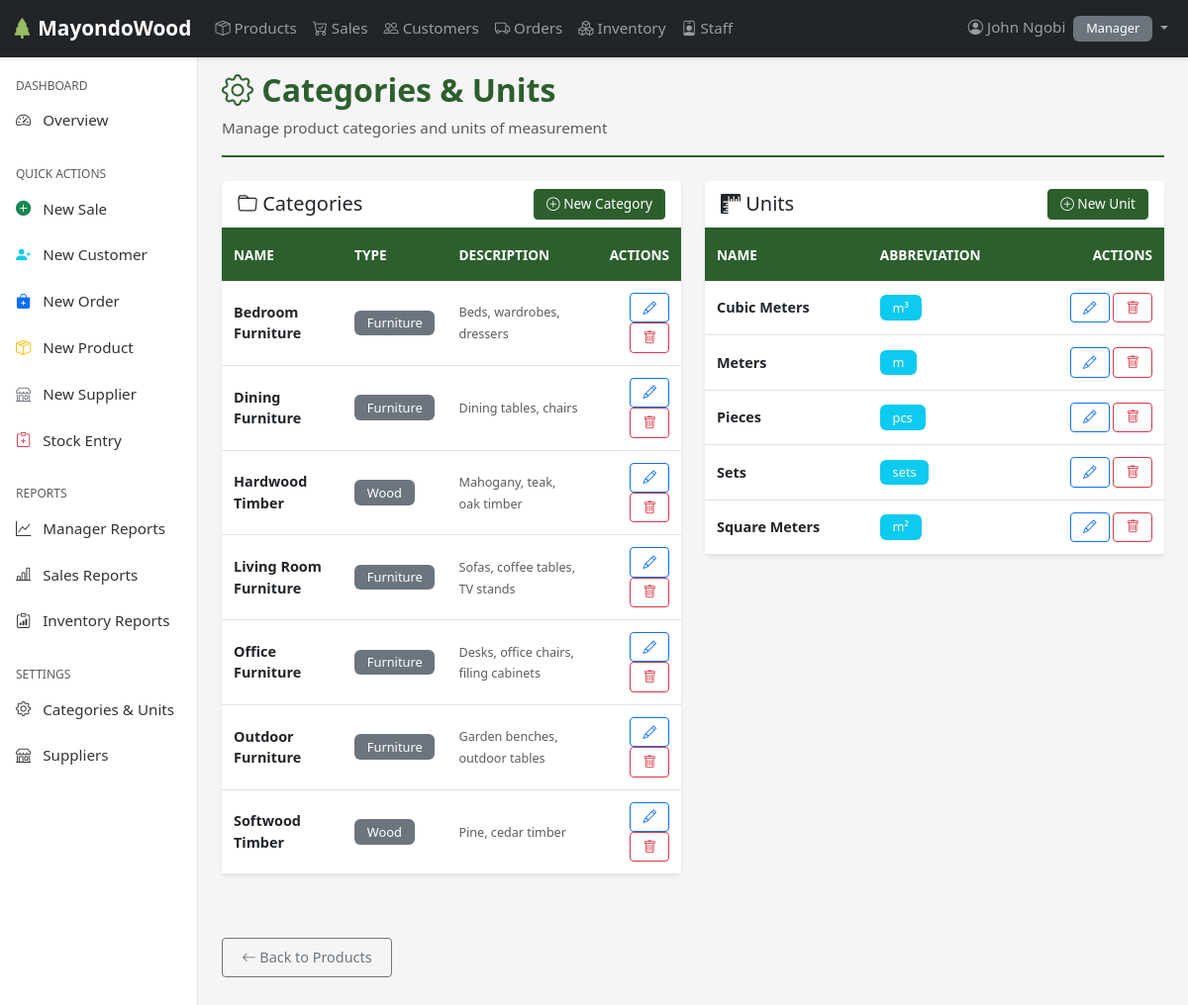
Page /products/settings/ (signed in) on the committed database.
### users/models.py (models this page shows, shortened)
class Employee(AbstractUser):
    ROLES = [
        ('SALES', 'Sales'),
        ('INVENTORY', 'Inventory'),
        ('MANAGER', 'Manager'),
    ]
    role = models.CharField(max_length=20, choices=ROLES)
    phone = models.CharField(max_length=15, blank=True, null=True)
    address = models.TextField(blank=True, null=True)
    is_active = models.BooleanField(default=True)
    created_at = models.DateTimeField(auto_now_add=True)
    updated_at = models.DateTimeField(auto_now=True)
    class Meta:
        ordering = ['-date_joined']
        verbose_name = 'Employee'
        verbose_name_plural = 'Employees'

### products/models.py (models this page shows, shortened)
class Category(models.Model):
    TYPE_CHOICES = [
        ('FURNITURE', 'Furniture'),
        ('WOOD', 'Wood'),
    ]
    name = models.CharField(max_length=100, unique=True)
    type = models.CharField(max_length=20, choices=TYPE_CHOICES, default='FURNITURE')
    description = models.TextField(blank=True)
    is_active = models.BooleanField(default=True)
    created_at = models.DateTimeField(auto_now_add=True)
    updated_at = models.DateTimeField(auto_now=True)
    class Meta:
        ordering = ['name']
        verbose_name = 'Category'
        verbose_name_plural = 'Cartegories'

class Unit(models.Model):
    name = models.CharField(max_length=50, unique=True)
    abbreviation = models.CharField(max_length=10, blank=True)
    is_active = models.BooleanField(default=True)
    created_at = models.DateTimeField(auto_now_add=True)
    updated_at = models.DateTimeField(auto_now=True)
    class Meta:
        ordering = ['name']

### products/views.py (the view)
# urls.py: path('settings/', views.category_unit_list, name='category_unit_list'),
@login_required
@user_passes_test(is_manager, login_url='users:login')
def category_unit_list(request):
    categories = Category.objects.filter(is_active=True).order_by('name')
    units = Unit.objects.filter(is_active=True).order_by('name')
    context = {
        'categories': categories,
        'units': units,
        'title': 'Categories and Units'
    }
    return render(request, 'products/category_unit_list.html', context)

### products/views.py (called while the page is built)
def is_manager(user):
    return user.is_authenticated and user.role == 'MANAGER'

### products/templates/products/category_unit_list.html (shortened to what this page needs)
{% extends 'base.html' %}
{% load static %}
{% block content %}
<div class="page-header mb-4">
    <h1><i class="bi bi-gear"></i> Categories & Units</h1>
    <p class="text-muted mb-0">Manage product categories and units of measurement</p>
</div>
<div class="row">
    <div class="col-lg-6 mb-4">
        <div class="card">
            <div class="card-header d-flex justify-content-between align-items-center">
                <h5 class="mb-0"><i class="bi bi-folder"></i> Categories</h5>
                <a href="{% url 'products:create_category' %}" class="btn btn-sm btn-primary">
                    <i class="bi bi-plus-circle"></i> New Category
                </a>
            </div>
            <div class="card-body p-0">
                {% if categories %}
                <div class="table-responsive">
                    <table class="table table-hover mb-0">
                        <thead>
                            <tr>
                                <th>Name</th>
                                <th>Type</th>
                                <th>Description</th>
                                <th class="text-end">Actions</th>
                            </tr>
                        </thead>
                        <tbody>
                            {% for category in categories %}
                            <tr>
                                <td><strong>{{ category.name }}</strong></td>
                                <td>
                                    <span class="badge bg-secondary">{{ category.get_type_display }}</span>
                                </td>
                                <td>
                                    {% if category.description %}
                                        <small class="text-muted">{{ category.description|truncatewords:8 }}</small>
                                    {% else %}
                                        <span class="text-muted">—</span>
                                    {% endif %}
                                </td>
                                <td class="text-end">
                                    <a href="{% url 'products:update_category' category.pk %}"
                                       class="btn btn-sm btn-outline-primary">
                                        <i class="bi bi-pencil"></i>
                                    </a>
                                    <a href="{% url 'products:delete_category' category.pk %}"
                                       class="btn btn-sm btn-outline-danger">
                                        <i class="bi bi-trash"></i>
                                    </a>
                                </td>
                            </tr>
                            {% endfor %}
                        </tbody>
                    </table>
                </div>
                {% endif %}
            </div>
        </div>
    </div>
    <div class="col-lg-6 mb-4">
        <div class="card">
            <div class="card-header d-flex justify-content-between align-items-center">
                <h5 class="mb-0"><i class="bi bi-rulers"></i> Units</h5>
                <a href="{% url 'products:create_unit' %}" class="btn btn-sm btn-primary">
                    <i class="bi bi-plus-circle"></i> New Unit
                </a>
            </div>
            <div class="card-body p-0">
                {% if units %}
                <div class="table-responsive">
                    <table class="table table-hover mb-0">
                        <thead>
                            <tr>
                                <th>Name</th>
                                <th>Abbreviation</th>
                                <th class="text-end">Actions</th>
                            </tr>
                        </thead>
                        <tbody>
                            {% for unit in units %}
                            <tr>
                                <td><strong>{{ unit.name }}</strong></td>
                                <td>
                                    {% if unit.abbreviation %}
                                        <span class="badge bg-info">{{ unit.abbreviation }}</span>
                                    {% else %}
                                        <span class="text-muted">—</span>
                                    {% endif %}
                                </td>
                                <td class="text-end">
                                    <a href="{% url 'products:update_unit' unit.pk %}"
                                       class="btn btn-sm btn-outline-primary">
                                        <i class="bi bi-pencil"></i>
                                    </a>
                                    <a href="{% url 'products:delete_unit' unit.pk %}"
                                       class="btn btn-sm btn-outline-danger">
                                        <i class="bi bi-trash"></i>
                                    </a>
                                </td>
                            </tr>
                            {% endfor %}
                        </tbody>
                    </table>
                </div>
                {% endif %}
            </div>
        </div>
    </div>
</div>
<div class="mt-3">
    <a href="{% url 'products:product_list' %}" class="btn btn-outline-secondary">
        <i class="bi bi-arrow-left"></i> Back to Products
    </a>
</div>
{% endblock %}

### templates/includes/navbar.html (shortened to what this page needs)
{% load static %}
<nav class="navbar navbar-expand-lg navbar-dark bg-dark fixed-top">
    <div class="container-fluid">
        <a class="navbar-brand" href="{% url 'users:dashboard' %}">
            <i class="bi bi-tree-fill"></i> MayondoWood
        </a>
        <div class="collapse navbar-collapse" id="navbarNav">
            <ul class="navbar-nav me-auto">
                <li class="nav-item">
                    <a class="nav-link {% if request.resolver_match.url_name == 'product_list' %}active{% endif %}"
                       href="{% url 'products:product_list' %}">
                        <i class="bi bi-box-seam"></i> Products
                    </a>
                </li>
                {% if user.role in 'MANAGER,SALES' %}
                <li class="nav-item">
                    <a class="nav-link {% if 'sales' in request.path %}active{% endif %}"
                       href="{% url 'sales:sale_list' %}">
                        <i class="bi bi-cart-check"></i> Sales
                    </a>
                </li>
                <li class="nav-item">
                    <a class="nav-link {% if 'customer' in request.path %}active{% endif %}"
                       href="{% url 'sales:customer_list' %}">
                        <i class="bi bi-people"></i> Customers
                    </a>
                </li>
                {% endif %}
                {% if user.role in 'MANAGER,INVENTORY' %}
                <li class="nav-item">
                    <a class="nav-link {% if 'orders' in request.path %}active{% endif %}"
                       href="{% url 'orders:order_list' %}">
                        <i class="bi bi-truck"></i> Orders
                    </a>
                </li>
                <li class="nav-item">
                    <a class="nav-link {% if 'inventory' in request.path %}active{% endif %}"
                       href="{% url 'inventory:stock_list' %}">
                        <i class="bi bi-boxes"></i> Inventory
                    </a>
                </li>
                {% endif %}
                {% if user.role == 'MANAGER' %}
                <li class="nav-item">
                    <a class="nav-link {% if 'staff' in request.path %}active{% endif %}"
                       href="{% url 'users:staff_list' %}">
                        <i class="bi bi-person-badge"></i> Staff
                    </a>
                </li>
                {% endif %}
            </ul>
            <ul class="navbar-nav">
                <li class="nav-item dropdown">
                    <a class="nav-link dropdown-toggle" href="#" id="userDropdown" role="button"
                       data-bs-toggle="dropdown" aria-expanded="false">
                        <i class="bi bi-person-circle"></i> {{ user.get_full_name|default:user.username }}
                        <span class="badge bg-secondary ms-1">{{ user.get_role_display }}</span>
                    </a>
                </li>
            </ul>
        </div>
    </div>
</nav>

### static/css/styles.css (style rules this page uses)
:root { --primary-color: #2c5f2d; --secondary-color: #97bc62; --dark-color: #1a1a1a; --light-color: #f8f9fa; --danger-color: #dc3545; --warning-color: #ffc107; --success-color: #28a745; --info-color: #17a2b8; }
body { font-family: 'Segoe UI', Tahoma, Geneva, Verdana, sans-serif; font-size: 0.95rem; background-color: #f5f5f5; }
.navbar { box-shadow: 0 2px 4px rgba(0,0,0,.1); }
.navbar-brand { font-weight: 600; font-size: 1.3rem; }
.navbar-brand i { color: var(--secondary-color); }
.card { box-shadow: 0 0.125rem 0.25rem rgba(0, 0, 0, 0.075); border: none; margin-bottom: 1.5rem; transition: transform 0.2s ease; }
.card-header { background-color: white; border-bottom: 2px solid var(--primary-color); font-weight: 600; }
.table { font-size: 0.9rem; background-color: white; }
.table thead th { background-color: var(--primary-color); color: white; border: none; font-weight: 600; text-transform: uppercase; font-size: 0.85rem; padding: 1rem 0.75rem; }
.table tbody tr { transition: background-color 0.2s ease; }
.table td { vertical-align: middle; padding: 0.75rem; }
.badge { padding: 0.4rem 0.8rem; font-weight: 500; font-size: 0.8rem; }
.btn { font-size: 0.9rem; padding: 0.5rem 1.2rem; border-radius: 0.25rem; transition: all 0.3s ease; }
.btn-primary { background-color: var(--primary-color); border-color: var(--primary-color); }
.btn-sm { padding: 0.25rem 0.75rem; font-size: 0.85rem; }
.page-header { padding-bottom: 1rem; margin-bottom: 1.5rem; margin-top: 3rem; border-bottom: 2px solid var(--primary-color); }
.page-header h1 { color: var(--primary-color); font-weight: 700; font-size: 2rem; }

### rows in the picture
Employee: get_full_name "John Ngobi", role "Manager"
Category: name "Bedroom Furniture", type "Furniture", description "Beds, wardrobes, dressers"
Category: name "Dining Furniture", type "Furniture", description "Dining tables, chairs"
Category: name "Hardwood Timber", type "Wood", description "Mahogany, teak, oak timber"
Category: name "Living Room Furniture", type "Furniture", description "Sofas, coffee tables, TV stands"
Category: name "Office Furniture", type "Furniture", description "Desks, office chairs, filing cabinets"
Category: name "Outdoor Furniture", type "Furniture", description "Garden benches, outdoor tables"
Category: name "Softwood Timber", type "Wood", description "Pine, cedar timber"
Unit: name "Cubic Meters", abbreviation "m³"
Unit: name "Meters", abbreviation "m"
Unit: name "Pieces", abbreviation "pcs"
Unit: name "Sets", abbreviation "sets"
Unit: name "Square Meters", abbreviation "m²"
